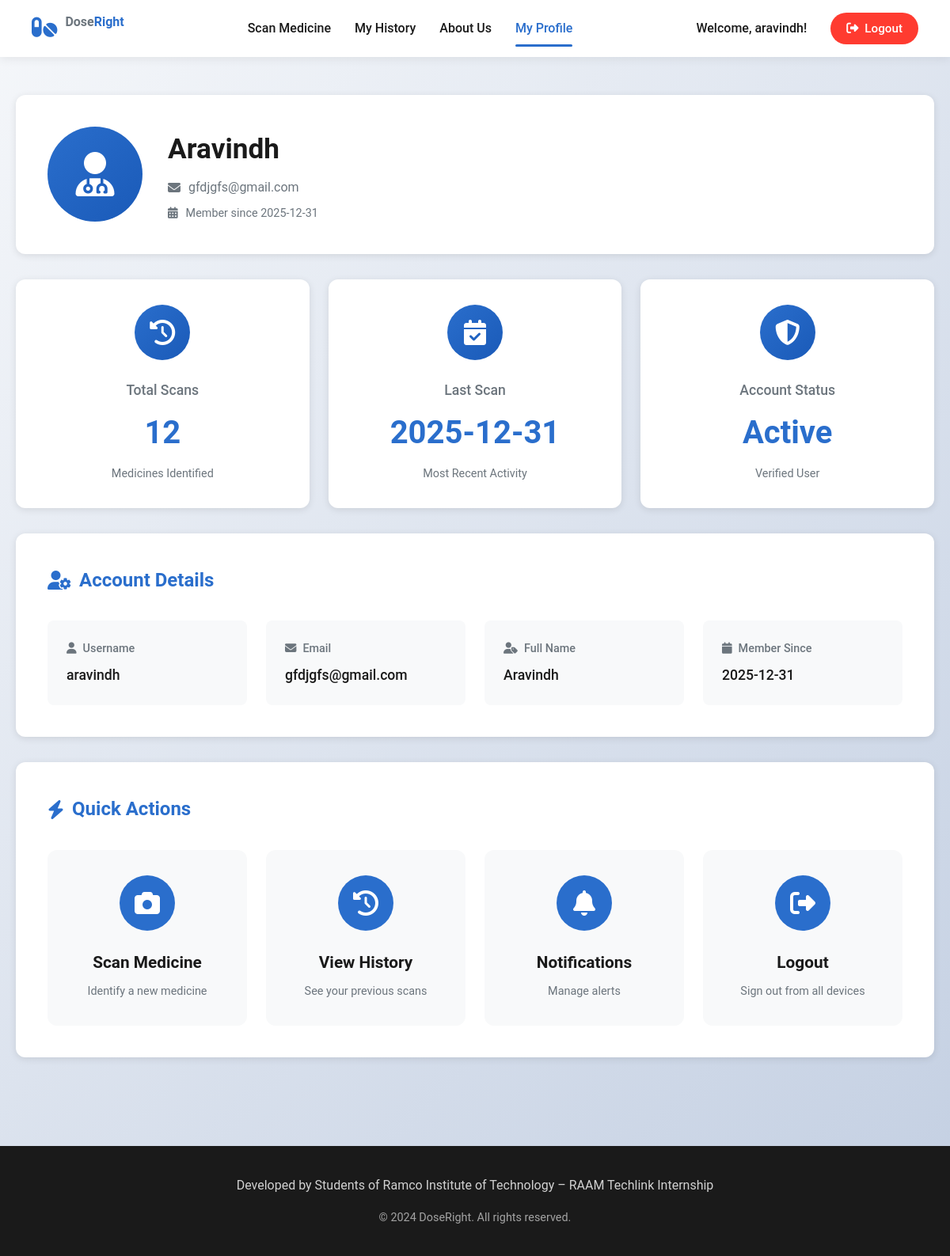
The page /auth/profile (signed in) on the database its author committed.
### tables this page shows
CREATE TABLE users
                 (id INTEGER PRIMARY KEY AUTOINCREMENT,
                  username TEXT UNIQUE NOT NULL,
                  email TEXT UNIQUE,
                  password_hash TEXT NOT NULL,
                  full_name TEXT,
                  created_at TIMESTAMP DEFAULT CURRENT_TIMESTAMP);

### auth.py (the view)
@auth_bp.route('/profile')
@login_required
def profile():
    conn = get_db_connection()
    user = conn.execute('SELECT username, email, full_name, created_at FROM users WHERE id = ?',
                       (session['user_id'],)).fetchone()
    stats = conn.execute('''SELECT COUNT(*) as total_scans,
                           MAX(timestamp) as last_scan
                           FROM scan_history WHERE user_id = ?''',
                        (session['user_id'],)).fetchone()
    conn.close()
    stats_dict = {
        'total_scans': stats['total_scans'] if stats and stats['total_scans'] else 0,
        'last_scan': stats['last_scan'][:10] if stats and stats['last_scan'] else 'Never'
    }
    return render_template('profile.html', user=user, stats=stats_dict)

### auth.py (called while the page is built)
def get_db_connection():
    conn = sqlite3.connect('doseright.db')
    conn.row_factory = sqlite3.Row
    return conn

def login_required(f):
    @wraps(f)
    def decorated_function(*args, **kwargs):
        if 'user_id' not in session:
            return redirect(url_for('auth.login', next=request.url))
        return f(*args, **kwargs)
    return decorated_function

def auth_context_processor():
    user_info = {}
    if 'user_id' in session:
        conn = get_db_connection()
        user = conn.execute('SELECT id, username, email, full_name FROM users WHERE id = ?',
                           (session['user_id'],)).fetchone()
        conn.close()
        if user:
            user_info = {
                'id': user['id'],
                'username': user['username'],
                'email': user['email'],
                'full_name': user['full_name'],
                'is_authenticated': True
            }
    return dict(current_user=user_info)

### templates/profile.html (shortened to what this page needs)
<!DOCTYPE html>
<html lang="en">
<head>
    <link rel="stylesheet" href="{{ url_for('static', filename='css/style.css') }}">
    <link rel="stylesheet" href="https://cdnjs.cloudflare.com/ajax/libs/font-awesome/6.4.0/css/all.min.css">
</head>
<body>
    <nav class="navbar">
        <div class="nav-left">
            <i class="fas fa-pills"></i>
            <span class="brand">Dose<span>Right</span></span>
        </div>
        <div class="nav-center">
            <a href="{{ url_for('index') }}" class="nav-link">Scan Medicine</a>
            <a href="{{ url_for('history') }}" class="nav-link">My History</a>
            <a href="{{ url_for('about') }}" class="nav-link">About Us</a>
            <a href="{{ url_for('auth.profile') }}" class="nav-link active">My Profile</a>
        </div>
        <div class="nav-right">
            {% if current_user.is_authenticated %}
            <span class="welcome-text">Welcome, {{ current_user.username }}!</span>
            <a href="{{ url_for('auth.logout') }}" class="logout-btn">
                <i class="fas fa-sign-out-alt"></i> Logout
            </a>
            {% else %}
            <a href="{{ url_for('auth.login') }}" class="login-btn">Login</a>
            <a href="{{ url_for('auth.signup') }}" class="signup-btn">Sign Up</a>
            {% endif %}
        </div>
    </nav>
    <main class="main-content">
        <div class="container">
            <div class="profile-container">
                <div class="profile-header">
                    <div class="profile-avatar">
                        <i class="fas fa-user-md"></i>
                    </div>
                    <div class="profile-info">
                        <h1>{{ user.full_name or current_user.username }}</h1>
                        <p class="profile-email">
                            <i class="fas fa-envelope"></i> {{ user.email }}
                        </p>
                        <p class="profile-joined">
                            <i class="fas fa-calendar-alt"></i>
                            Member since {{ user.created_at[:10] if user.created_at else 'Recently' }}
                        </p>
                    </div>
                </div>
                <div class="stats-cards">
                    <div class="stat-card">
                        <div class="stat-icon">
                            <i class="fas fa-history"></i>
                        </div>
                        <h3>Total Scans</h3>
                        <p class="stat-number">{{ stats.total_scans if stats else 0 }}</p>
                        <p class="stat-label">Medicines Identified</p>
                    </div>
                    <div class="stat-card">
                        <div class="stat-icon">
                            <i class="fas fa-calendar-check"></i>
                        </div>
                        <h3>Last Scan</h3>
                        <p class="stat-number">
                            {% if stats and stats.last_scan %}
                                {{ stats.last_scan }}
                            {% else %}
                                Never
                            {% endif %}
                        </p>
                        <p class="stat-label">Most Recent Activity</p>
                    </div>
                    <div class="stat-card">
                        <div class="stat-icon">
                            <i class="fas fa-shield-alt"></i>
                        </div>
                        <h3>Account Status</h3>
                        <p class="stat-number">Active</p>
                        <p class="stat-label">Verified User</p>
                    </div>
                </div>
                <div class="account-details">
                    <h2><i class="fas fa-user-cog"></i> Account Details</h2>
                    <div class="details-grid">
                        <div class="detail-item">
                            <label><i class="fas fa-user"></i> Username</label>
                            <p>{{ user.username }}</p>
                        </div>
                        <div class="detail-item">
                            <label><i class="fas fa-envelope"></i> Email</label>
                            <p>{{ user.email }}</p>
                        </div>
                        <div class="detail-item">
                            <label><i class="fas fa-user-tag"></i> Full Name</label>
                            <p>{{ user.full_name or 'Not set' }}</p>
                        </div>
                        <div class="detail-item">
                            <label><i class="fas fa-calendar"></i> Member Since</label>
                            <p>{{ user.created_at[:10] if user.created_at else 'Recently' }}</p>
                        </div>
                    </div>
                </div>
                <div class="quick-actions">
                    <h2><i class="fas fa-bolt"></i> Quick Actions</h2>
                    <div class="actions-grid">
                        <a href="{{ url_for('index') }}" class="action-card">
                            <div class="action-icon">
                                <i class="fas fa-camera"></i>
                            </div>
                            <h3>Scan Medicine</h3>
                            <p>Identify a new medicine</p>
                        </a>
                        <a href="{{ url_for('history') }}" class="action-card">
                            <div class="action-icon">
                                <i class="fas fa-history"></i>
                            </div>
                            <h3>View History</h3>
                            <p>See your previous scans</p>
                        </a>
                        <a href="#" class="action-card" onclick="alert('Coming soon!')">
                            <div class="action-icon">
                                <i class="fas fa-bell"></i>
                            </div>
                            <h3>Notifications</h3>
                            <p>Manage alerts</p>
                        </a>
                        <a href="{{ url_for('auth.logout') }}" class="action-card logout-action">
                            <div class="action-icon">
                                <i class="fas fa-sign-out-alt"></i>
                            </div>
                            <h3>Logout</h3>
                            <p>Sign out from all devices</p>
                        </a>
                    </div>
                </div>
            </div>
        </div>
    </main>
    <footer class="footer">
        <div class="container">
            <p>Developed by Students of Ramco Institute of Technology – RAAM Techlink Internship</p>
            <p class="copyright">© 2024 DoseRight. All rights reserved.</p>
        </div>
    </footer>
</body>
</html>

### rows shown on the page
users: username "aravindh", full_name "Aravindh", email "gfdjgfs@gmail.com", created_at "2025-12-31"

### other values the page prints
{{ stats.total_scans if stats else 0 }} "12"
{{ stats.last_scan }} "2025-12-31"
